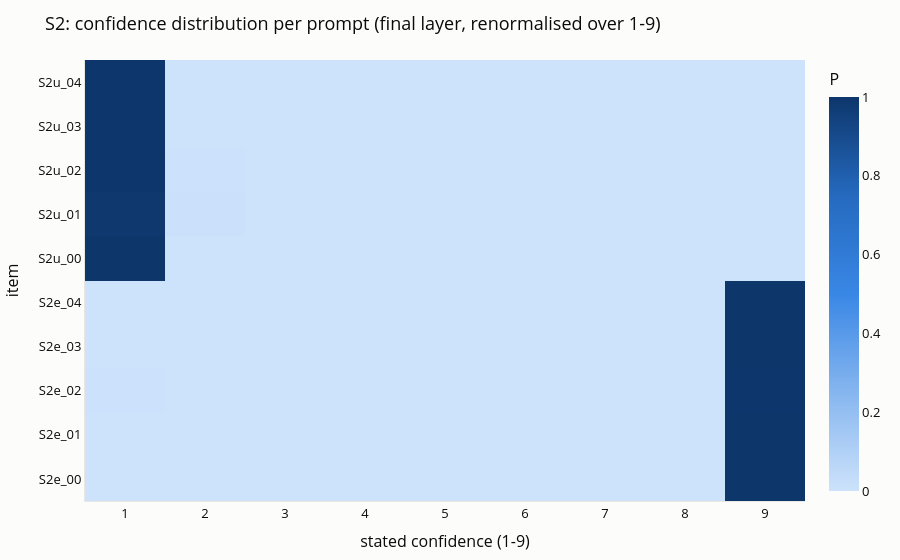
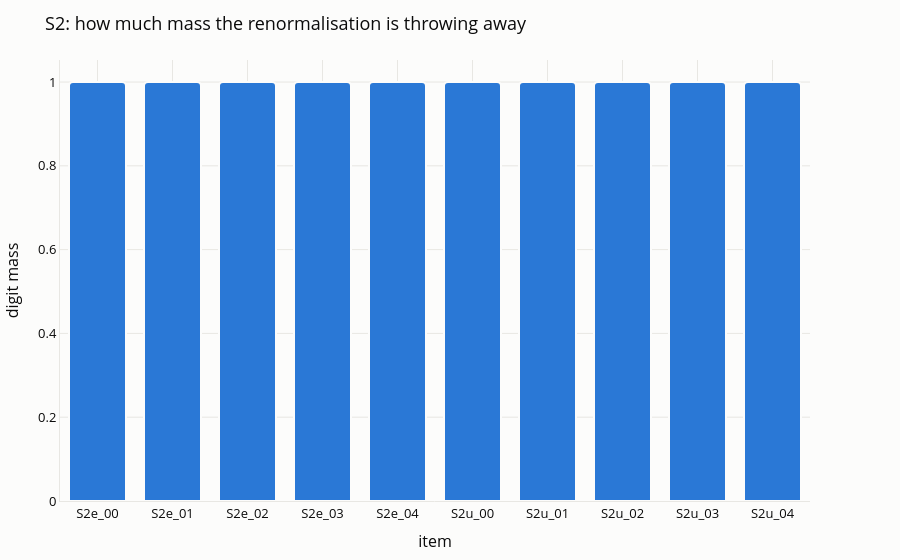

These figures' notebook cell, in order:
### Code cell
# The same slot, unaveraged. The tier means above can be bimodal even when no
# single prompt is, and `slot_distribution` renormalises over 1-9 -- so a tier
# with 10% of its mass on digits plots identically to one with 100%. Both are
# only visible per item.
s2_rows = {}
for item in synthetic.forced_extreme_items(scale=SCALE):
    p = slot_probs(s2_prompts[item.item_id])
    s2_rows[item.item_id] = (
        item.tier,
        synthetic.slot_distribution(p, DIGIT_IDS, CANDS),
        synthetic.digit_mass(p, DIGIT_IDS),      # before renormalisation
        top_k(p, 3),                             # what it would actually emit
    )

print(f"{'item':<9} {'tier':<16} {'says':>4} {'P|digit':>8} {'E[conf]':>8} "
      f"{'digit mass':>11}  top-3 tokens")
for iid, (tier, dist, dmass, tk) in s2_rows.items():
    k = int(np.argmax(dist))
    print(f"{iid:<9} {tier:<16} {CANDS[k]:>4} {dist[k]:>8.3f} "
          f"{synthetic.expected_confidence(CANDS, dist):>8.2f} {dmass:>11.3f}  "
          f"{[t for t, _ in tk]}")

order = sorted(s2_rows, key=lambda i: (s2_rows[i][0], i))
viz.prob_heatmap(
    np.array([s2_rows[i][1] for i in order]), x=CANDS, y=order,
    title="S2: confidence distribution per prompt (final layer, renormalised over 1-9)",
    xaxis="stated confidence (1-9)", yaxis="item",
).show()

viz.grouped_bar(
    order, {"P(token at the slot is a digit)": [s2_rows[i][2] for i in order]},
    title="S2: how much mass the renormalisation is throwing away",
    xaxis="item", yaxis="digit mass",
).show()

### Figure 1 — Plotly figure (JSON) as saved in the notebook; plotly's stock layout.template omitted (floating-point values rounded to 4 significant figures)
{"data": [{"colorbar": {"outlinewidth": 0, "title": {"text": "P"}}, "colorscale": [[0, "#cde2fb"], [0.25, "#86b6ef"], [0.5, "#3987e5"], [0.75, "#256abf"], [1, "#0d366b"]], "hovertemplate": "stated confidence (1-9) %{x}<br>item %{y}<br>P %{z:.3f}<extra></extra>", "type": "heatmap", "x": [1, 2, 3, 4, 5, 6, 7, 8, 9], "y": ["S2e_00", "S2e_01", "S2e_02", "S2e_03", "S2e_04", "S2u_00", "S2u_01", "S2u_02", "S2u_03", "S2u_04"], "z": [[4.54e-05, 3.161e-10, 2.94e-11, 4.509e-12, 1.026e-10, 1.879e-12, 2.789e-10, 8.764e-08, 1.0], [1.67e-05, 8.591e-10, 9.055e-11, 2.94e-11, 2.172e-10, 1.026e-10, 8.763e-08, 7.484e-05, 0.9999], [0.003173, 5.195e-10, 1.384e-11, 2.406e-12, 6.204e-11, 3.966e-12, 1.687e-10, 1.44e-07, 0.9968], [5.829e-05, 3.582e-10, 2.29e-11, 3.099e-12, 6.224e-11, 3.511e-12, 1.026e-10, 6.023e-08, 0.9999], [8.481e-05, 2.102e-07, 2.845e-08, 9.237e-09, 8.763e-08, 1.955e-08, 1.275e-07, 1.148e-05, 0.9999], [0.9993, 0.0006263, 5.825e-05, 2.56e-06, 1.067e-06, 3.464e-07, 1.854e-07, 4.688e-08, 3.222e-08], [0.9911, 0.008575, 0.0003325, 8.86e-06, 4.185e-06, 1.359e-06, 2.361e-07, 6.765e-08, 4.103e-08], [0.9966, 0.003172, 0.0002298, 1.296e-05, 4.769e-06, 2.253e-06, 6.454e-07, 2.095e-07, 9.897e-08], [0.9982, 0.0017, 0.0001232, 5.412e-06, 3.283e-06, 1.208e-06, 3.053e-07, 7.72e-08, 6.813e-08], [0.9982, 0.0017, 0.0001232, 4.776e-06, 1.991e-06, 6.464e-07, 3.053e-07, 4.683e-08, 1.723e-08]], "zmax": 1, "zmin": 0}], "layout": {"font": {"color": "#0b0b0b", "size": 13}, "legend": {"font": {"color": "#52514e"}, "orientation": "h", "x": 0, "y": -0.18}, "margin": {"b": 50, "l": 60, "r": 90, "t": 60}, "paper_bgcolor": "#fcfcfb", "plot_bgcolor": "#fcfcfb", "title": {"text": "S2: confidence distribution per prompt (final layer, renormalised over 1-9)"}, "xaxis": {"gridcolor": "#e8e7e3", "linecolor": "#e8e7e3", "title": {"text": "stated confidence (1-9)"}, "zeroline": false}, "yaxis": {"gridcolor": "#e8e7e3", "linecolor": "#e8e7e3", "title": {"text": "item"}, "zeroline": false}}}

### Figure 2 — Plotly figure (JSON) as saved in the notebook; plotly's stock layout.template omitted (floating-point values rounded to 4 significant figures)
{"data": [{"hovertemplate": "P(token at the slot is a digit)<br>%{x}<br>%{y:.3f}<extra></extra>", "marker": {"color": "#2a78d6", "cornerradius": 4, "line": {"color": "#fcfcfb", "width": 2}}, "name": "P(token at the slot is a digit)", "type": "bar", "x": ["S2e_00", "S2e_01", "S2e_02", "S2e_03", "S2e_04", "S2u_00", "S2u_01", "S2u_02", "S2u_03", "S2u_04"], "y": [1.0, 1.0, 1.0, 1.0, 1.0, 1.0, 1.0, 1.0, 1.0, 1.0]}], "layout": {"bargap": 0.2, "bargroupgap": 0.05, "barmode": "group", "font": {"color": "#0b0b0b", "size": 13}, "legend": {"font": {"color": "#52514e"}, "orientation": "h", "x": 0, "y": -0.18}, "margin": {"b": 50, "l": 60, "r": 90, "t": 60}, "paper_bgcolor": "#fcfcfb", "plot_bgcolor": "#fcfcfb", "showlegend": false, "title": {"text": "S2: how much mass the renormalisation is throwing away"}, "xaxis": {"gridcolor": "#e8e7e3", "linecolor": "#e8e7e3", "title": {"text": "item"}, "zeroline": false}, "yaxis": {"gridcolor": "#e8e7e3", "linecolor": "#e8e7e3", "title": {"text": "digit mass"}, "zeroline": false}}}
